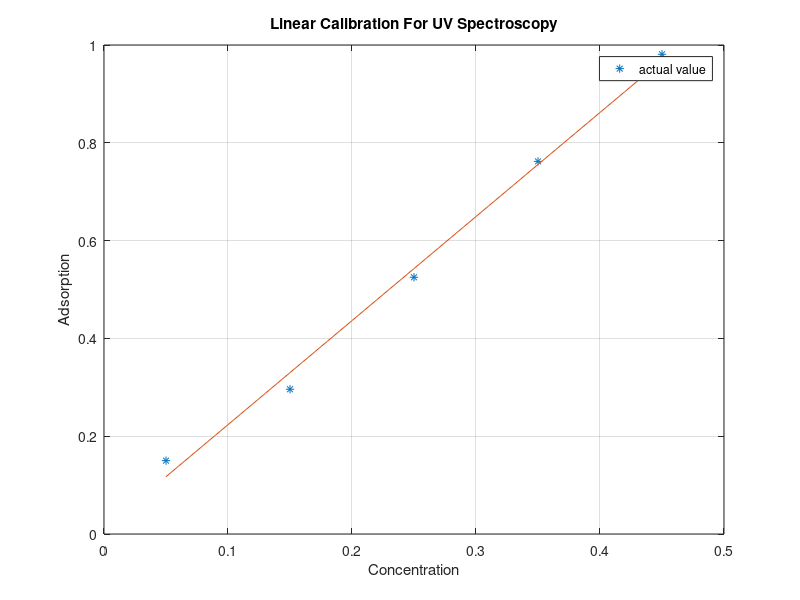

MATLAB code for this plot:
clc;
clear;

C = [0.05 0.15 0.25 0.35 0.45];
A = [0.15 0.296 0.525 0.762 0.981];

p = polyfit(C,A,1)
x_ = 0.05:0.01:0.45;

A_linear = polyval(p,x_);

plot(C,A,'*',x_,A_linear)
xlabel('Concentration')
ylabel('Adsorption')
legend('actual value')
title('Linear Calibration For UV Spectroscopy')
grid
